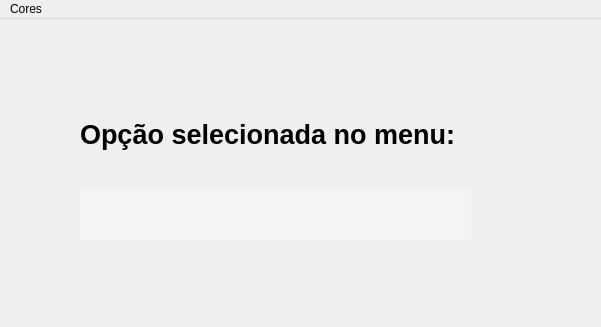
<?xml version="1.0" encoding="UTF-8"?>
<ui version="4.0">
 <class>MainWindow</class>
 <widget class="QMainWindow" name="MainWindow">
  <property name="geometry">
   <rect>
    <x>0</x>
    <y>0</y>
    <width>601</width>
    <height>327</height>
   </rect>
  </property>
  <property name="windowTitle">
   <string>MainWindow</string>
  </property>
  <widget class="QWidget" name="centralwidget">
   <widget class="QLabel" name="label">
    <property name="geometry">
     <rect>
      <x>80</x>
      <y>90</y>
      <width>461</width>
      <height>51</height>
     </rect>
    </property>
    <property name="font">
     <font>
      <pointsize>20</pointsize>
      <weight>75</weight>
      <bold>true</bold>
     </font>
    </property>
    <property name="text">
     <string>Opção selecionada no menu:</string>
    </property>
   </widget>
   <widget class="QLabel" name="label_2">
    <property name="geometry">
     <rect>
      <x>80</x>
      <y>170</y>
      <width>391</width>
      <height>51</height>
     </rect>
    </property>
    <property name="font">
     <font>
      <pointsize>20</pointsize>
      <weight>75</weight>
      <bold>true</bold>
     </font>
    </property>
    <property name="styleSheet">
     <string notr="true">background-color: rgb(244, 244, 244);</string>
    </property>
    <property name="text">
     <string/>
    </property>
    <property name="alignment">
     <set>Qt::AlignCenter</set>
    </property>
   </widget>
  </widget>
  <widget class="QMenuBar" name="menubar">
   <property name="geometry">
    <rect>
     <x>0</x>
     <y>0</y>
     <width>601</width>
     <height>21</height>
    </rect>
   </property>
   <widget class="QMenu" name="menuCores">
    <property name="title">
     <string>Cores</string>
    </property>
    <addaction name="actionVerde"/>
    <addaction name="actionVermelho"/>
    <addaction name="actionAzul"/>
    <addaction name="separator"/>
    <addaction name="actionPreto"/>
    <addaction name="actionBranco"/>
   </widget>
   <addaction name="menuCores"/>
  </widget>
  <action name="actionVerde">
   <property name="text">
    <string>Verde</string>
   </property>
  </action>
  <action name="actionVermelho">
   <property name="text">
    <string>Vermelho</string>
   </property>
  </action>
  <action name="actionAzul">
   <property name="text">
    <string>Azul</string>
   </property>
  </action>
  <action name="actionPreto">
   <property name="text">
    <string>Preto</string>
   </property>
  </action>
  <action name="actionBranco">
   <property name="text">
    <string>Branco</string>
   </property>
  </action>
 </widget>
 <resources/>
 <connections/>
</ui>
